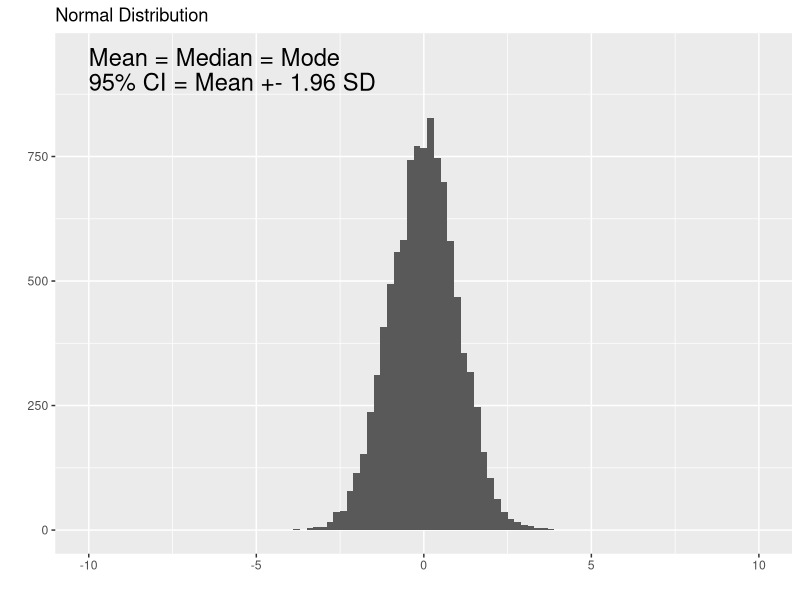
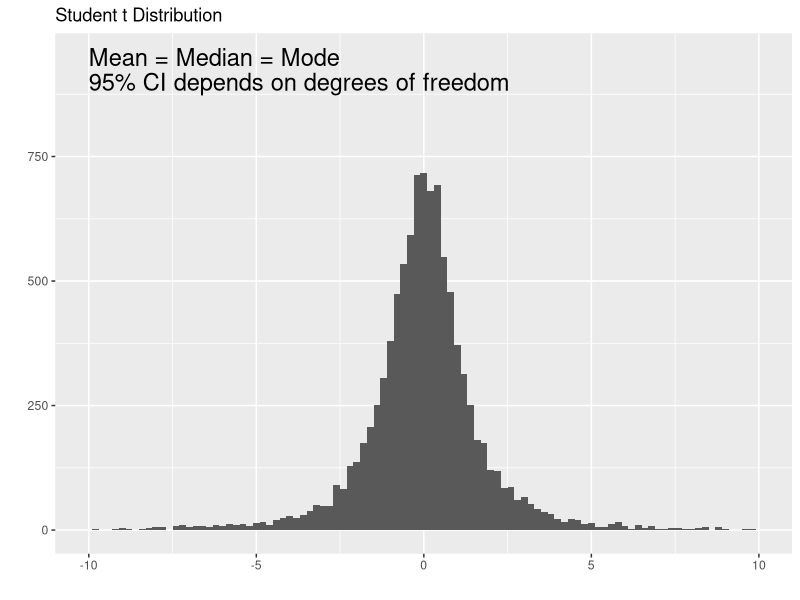
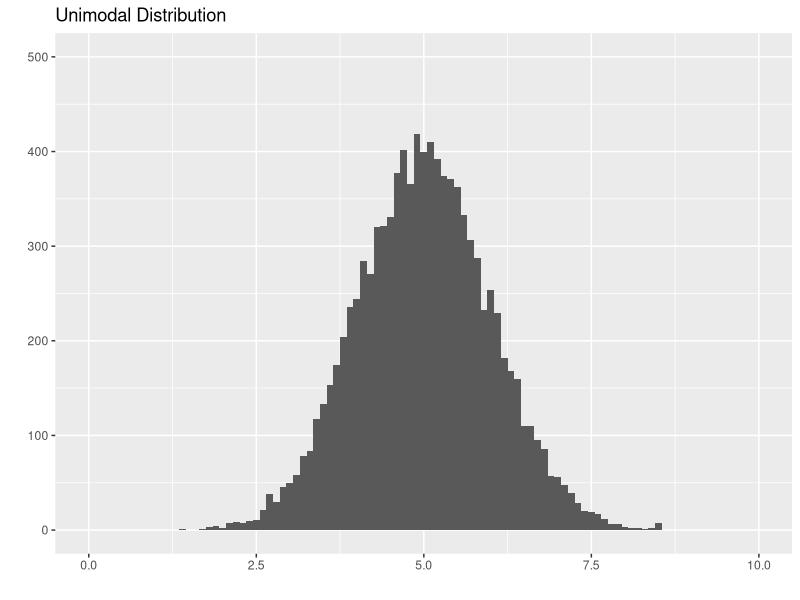
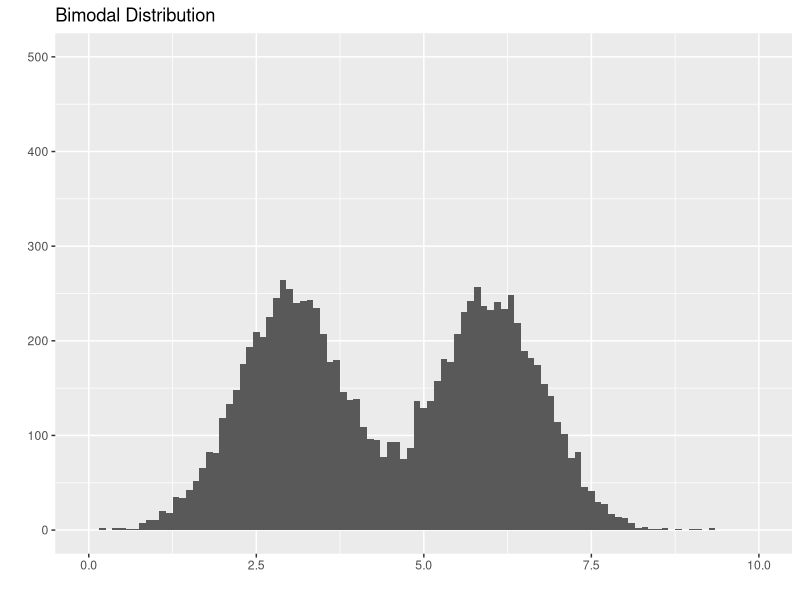
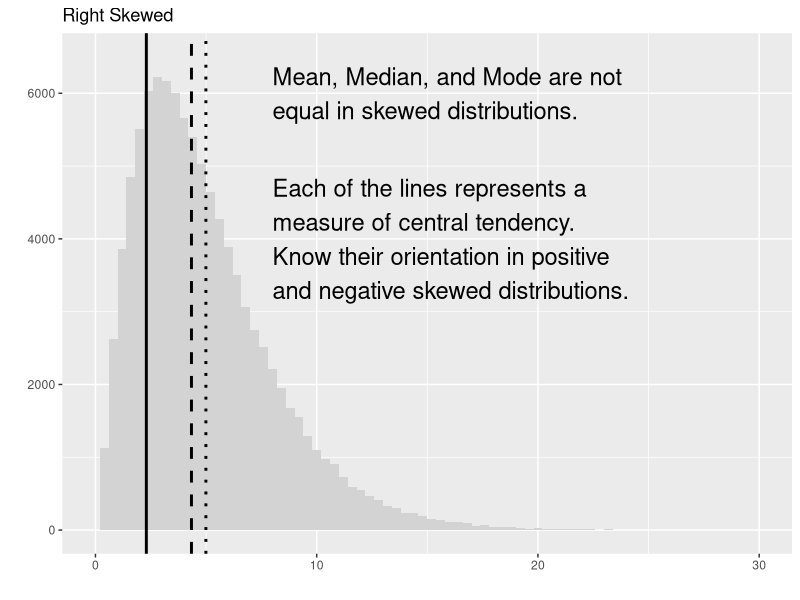
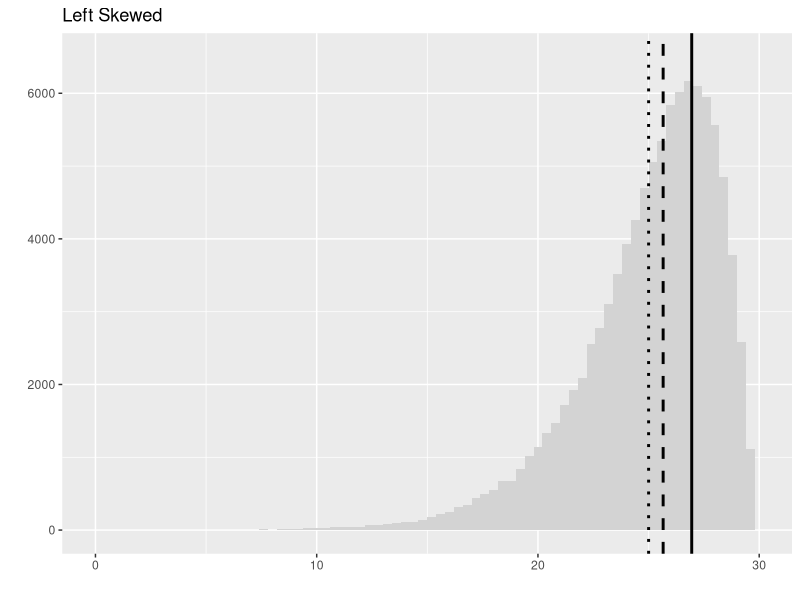
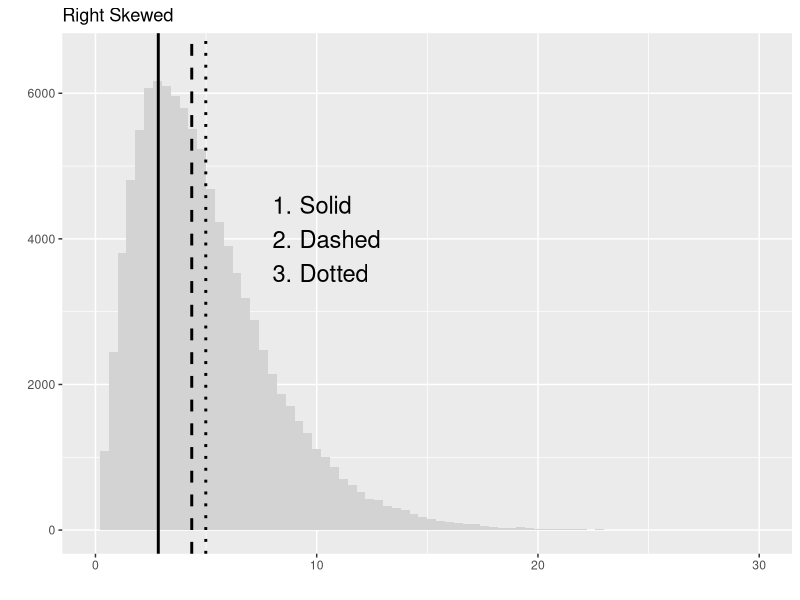
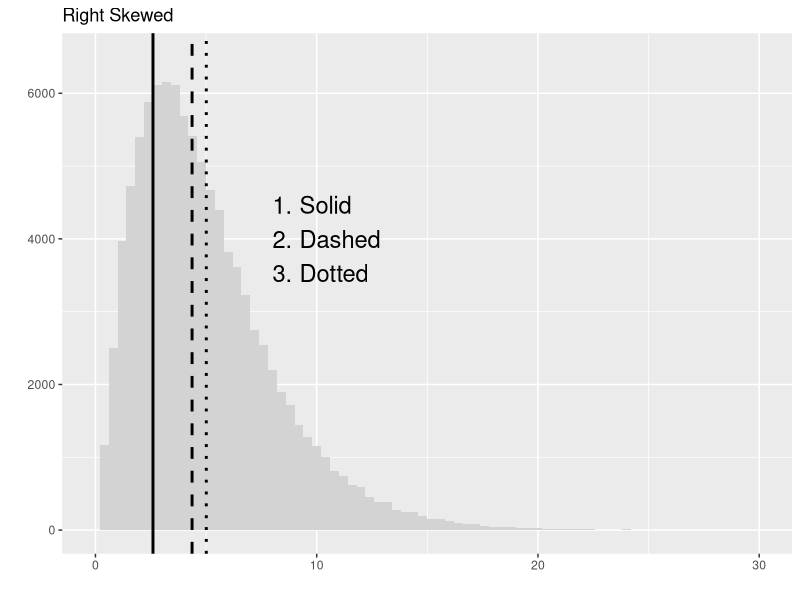

These charts were generated, in order, by the following R code:
## ---- chunk 1
library(ggplot2)
library(cowplot)
norm <- rnorm(10000, sd = 1)
ggplot(data.frame(data = norm), aes(data)) + 
  geom_histogram(binwidth = 0.2) + 
  xlim(-10, 10) + 
  ylim(0, 950) +
  ggtitle("Normal Distribution") + 
  labs(x="", y="") +
  annotate("text", x = -10, y = 950, label = "Mean = Median = Mode", size=6, hjust = 0) +
  annotate("text", x = -10, y = 900, label = "95% CI = Mean +- 1.96 SD", size=6, hjust = 0)
## ---- chunk 2
library(ggplot2)
library(cowplot)
studentt <- rt(10000, df=2)
ggplot(data.frame(data = studentt), aes(data)) + 
  geom_histogram(binwidth = 0.2)  + 
  xlim(-10, 10) + 
  ylim(0, 950) +
  ggtitle("Student t Distribution") + 
  labs(x="", y="") +
  annotate("text", x = -10, y = 950, label = "Mean = Median = Mode", size=6, hjust = 0) +
  annotate("text", x = -10, y = 900, label = "95% CI depends on degrees of freedom", size=6, hjust = 0)
## ---- chunk 3
library(ggplot2)
library(cowplot)
norm <- rnorm(10000, mean = 5, sd = 1)
ggplot(data.frame(data = norm), aes(data)) + 
  geom_histogram(binwidth = 0.1) + 
  xlim(0, 10) + 
  ylim(0, 500) +
  ggtitle("Unimodal Distribution") + 
  labs(x="", y="")
## ---- chunk 4
library(ggplot2)
library(cowplot)
norm1 <- rnorm(5000, mean = 3, sd = 0.8)
norm2 <- rnorm(5000, mean = 6, sd = 0.8)
ggplot(data.frame(data = c(norm1, norm2)), aes(data)) + 
  geom_histogram(binwidth = 0.1) + 
  xlim(0, 10) + 
  ylim(0, 500) +
  ggtitle("Bimodal Distribution") + 
  labs(x="", y="")
## ---- chunk 5
library(ggplot2)
library(cowplot)
Mode <- function(x) {
  ux <- unique(x)
  ux[which.max(tabulate(match(x, ux)))]
}
r.skew <- rchisq(100000, df = 5)
ggplot(data.frame(data = r.skew), aes(data)) +
  geom_histogram(binwidth = 0.4, fill = 'lightgray') + 
  geom_vline(xintercept = mean(r.skew), linetype = 'dotted', lwd = 1) +
  geom_vline(xintercept = median(r.skew), linetype = "dashed", lwd = 1) +
  geom_vline(xintercept = Mode(round(r.skew, digits = 2)), linetype = "solid", lwd = 1) +
  xlim(0, 30) + 
  ylim(0, 6500) +
  ggtitle("Right Skewed") + 
  labs(x="", y="") +
  annotate("text", x = 8, y = 6000, label = "Mean, Median, and Mode are not\nequal in skewed distributions.", size = 6, hjust = 0) +
  annotate("text", x = 8, y = 4000, label = "Each of the lines represents a\nmeasure of central tendency.\nKnow their orientation in positive\nand negative skewed distributions.", size = 6, hjust = 0)
## ---- chunk 6
library(ggplot2)
library(cowplot)
Mode <- function(x) {
  ux <- unique(x)
  ux[which.max(tabulate(match(x, ux)))]
}
l.skew <- 30 - rchisq(100000, df = 5)
ggplot(data.frame(data = l.skew), aes(data)) + 
  geom_histogram(binwidth = 0.4, fill = 'lightgray') + 
  geom_vline(xintercept = mean(l.skew), linetype = 'dotted', lwd = 1) +
  geom_vline(xintercept = median(l.skew), linetype = "dashed", lwd = 1) +
  geom_vline(xintercept = Mode(round(l.skew, digits = 2)), linetype = "solid", lwd = 1) +
  xlim(0, 30) + 
  ylim(0, 6500) +
  ggtitle("Left Skewed") + 
  labs(x="", y="")
## ---- chunk 7
library(ggplot2)
library(cowplot)
Mode <- function(x) {
  ux <- unique(x)
  ux[which.max(tabulate(match(x, ux)))]
}
r.skew <- rchisq(100000, df = 5)
ggplot(data.frame(data = r.skew), aes(data)) +
  geom_histogram(binwidth = 0.4, fill = 'lightgray') + 
  geom_vline(xintercept = mean(r.skew), linetype = 'dotted', lwd = 1) +
  geom_vline(xintercept = median(r.skew), linetype = "dashed", lwd = 1) +
  geom_vline(xintercept = Mode(round(r.skew, digits = 2)), linetype = "solid", lwd = 1) +
  xlim(0, 30) + 
  ylim(0, 6500) +
  ggtitle("Right Skewed") + 
  labs(x="", y="") +
  annotate("text", x = 8, y = 4000, label = "1. Solid\n2. Dashed\n3. Dotted", size = 6, hjust = 0)

## ---- chunk 8
library(ggplot2)
library(cowplot)
Mode <- function(x) {
  ux <- unique(x)
  ux[which.max(tabulate(match(x, ux)))]
}
r.skew <- rchisq(100000, df = 5)
ggplot(data.frame(data = r.skew), aes(data)) +
  geom_histogram(binwidth = 0.4, fill = 'lightgray') + 
  geom_vline(xintercept = mean(r.skew), linetype = 'dotted', lwd = 1) +
  geom_vline(xintercept = median(r.skew), linetype = "dashed", lwd = 1) +
  geom_vline(xintercept = Mode(round(r.skew, digits = 2)), linetype = "solid", lwd = 1) +
  xlim(0, 30) + 
  ylim(0, 6500) +
  ggtitle("Right Skewed") + 
  labs(x="", y="") +
  annotate("text", x = 8, y = 4000, label = "1. Solid\n2. Dashed\n3. Dotted", size = 6, hjust = 0)
